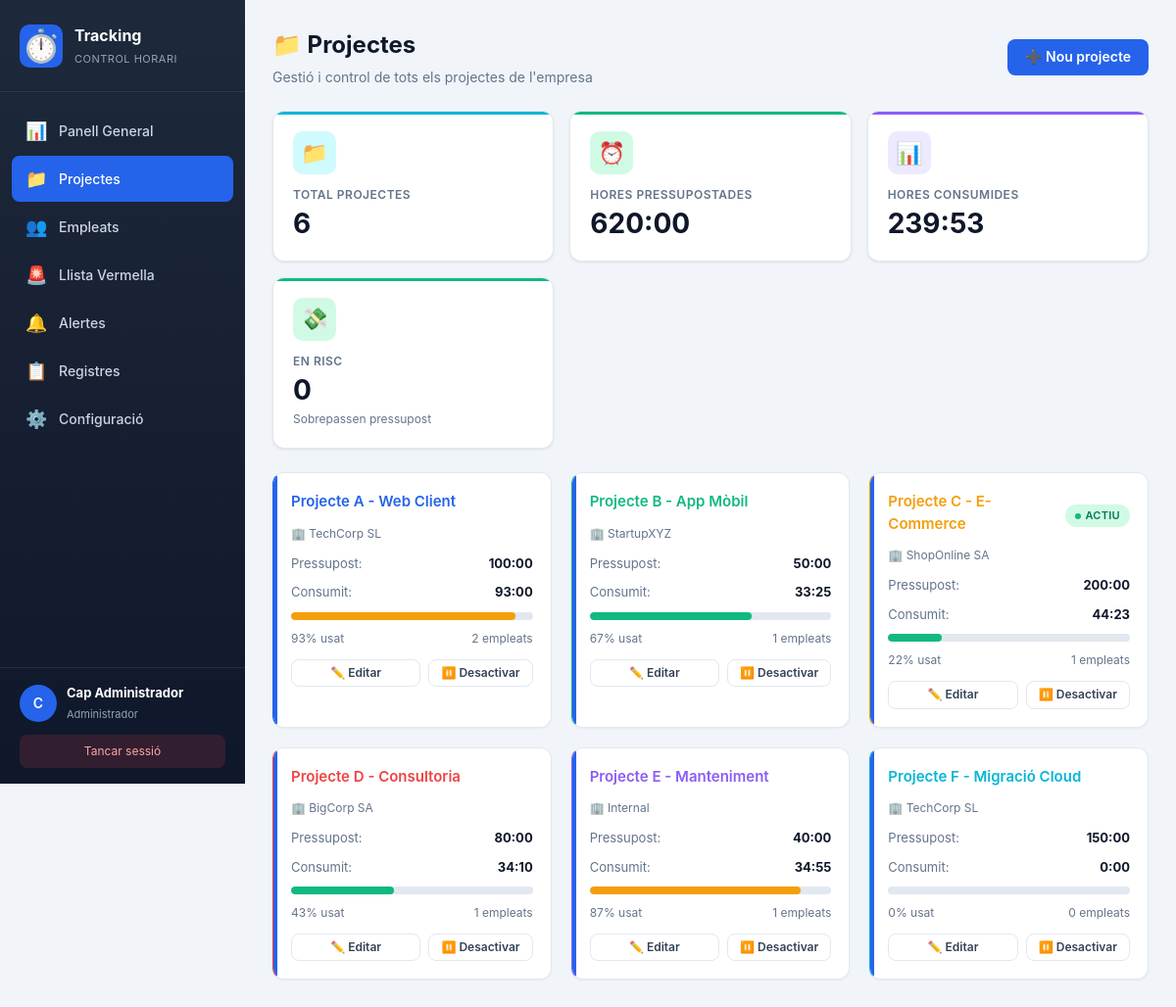
The app's page /projectes.php (signed in) with its own data.
### tables this page shows
CREATE TABLE projectes (
    id INT AUTO_INCREMENT PRIMARY KEY,
    nom VARCHAR(150) NOT NULL,
    client VARCHAR(150) DEFAULT NULL,
    descripcio TEXT,
    hores_pressupostades INT NOT NULL DEFAULT 0,
    color VARCHAR(7) DEFAULT '#2563eb',
    actiu TINYINT(1) DEFAULT 1,
    data_inici DATE DEFAULT NULL,
    data_fi DATE DEFAULT NULL
);

### includes/helpers.php (called while the page is built, shortened)
<?php
function e($v) { return htmlspecialchars($v ?? '', ENT_QUOTES, 'UTF-8'); }
function format_hores($decimal) {
    if ($decimal === null || $decimal == 0) return '0:00';
    $h = floor($decimal);
    $m = round(($decimal - $h) * 60);
    return sprintf('%d:%02d', $h, $m);
}
function format_hores_total($decimal) {
    $h = floor($decimal);
    $m = round(($decimal - $h) * 60);
    return sprintf('%d:%02d', $h, $m);
}

### projectes.php (the view, shortened to what this page needs)
<?php
require_once 'includes/header.php';
require_once 'includes/helpers.php';
$stmt = $pdo->query("SELECT p.*,
                            COALESCE((SELECT SUM(TIMESTAMPDIFF(SECOND, entrada, IFNULL(sortida, NOW()))) / 3600
                                      FROM registres WHERE projecte_id = p.id), 0) as hores_reals,
                            (SELECT COUNT(DISTINCT usuari_id) FROM registres WHERE projecte_id = p.id) as num_empleats,
                            (SELECT COUNT(*) FROM registres WHERE projecte_id = p.id AND sortida IS NULL) as treballant_ara
                     FROM projectes p
                     ORDER BY p.actiu DESC, p.nom");
$projectes = $stmt->fetchAll();
$total_hores_pressupost = array_sum(array_column($projectes, 'hores_pressupostades'));
$total_hores_reals = array_sum(array_column($projectes, 'hores_reals'));
$projectes_en_risc = count(array_filter($projectes, fn($p) => $p['hores_reals'] > $p['hores_pressupostades']));
?>
<div class="page-header">
    <div>
        <h1>📁 Projectes</h1>
        <p>Gestió i control de tots els projectes de l'empresa</p>
    </div>
    <button class="btn btn-primary" onclick="document.getElementById('modalCrear').classList.add('show')">
        ➕ Nou projecte
    </button>
</div>
<div class="kpi-grid">
    <div class="kpi-card info">
        <div class="kpi-icon">📁</div>
        <div class="kpi-label">Total projectes</div>
        <div class="kpi-value"><?php echo count($projectes); ?></div>
    </div>
    <div class="kpi-card success">
        <div class="kpi-icon">⏰</div>
        <div class="kpi-label">Hores pressupostades</div>
        <div class="kpi-value"><?php echo format_hores_total($total_hores_pressupost); ?></div>
    </div>
    <div class="kpi-card <?php echo $total_hores_reals > $total_hores_pressupost ? 'danger' : 'purple'; ?>">
        <div class="kpi-icon">📊</div>
        <div class="kpi-label">Hores consumides</div>
        <div class="kpi-value"><?php echo format_hores_total($total_hores_reals); ?></div>
    </div>
    <div class="kpi-card <?php echo $projectes_en_risc > 0 ? 'danger' : 'success'; ?>">
        <div class="kpi-icon">💸</div>
        <div class="kpi-label">En risc</div>
        <div class="kpi-value"><?php echo $projectes_en_risc; ?></div>
        <div class="kpi-sub">Sobrepassen pressupost</div>
    </div>
</div>
<div class="grid grid-3">
<?php foreach($projectes as $p):
    $percent = $p['hores_pressupostades'] > 0 ? min(($p['hores_reals'] / $p['hores_pressupostades']) * 100, 150) : 0;
    $estat = 'success';
    if ($percent >= 100) $estat = 'danger';
    elseif ($percent >= 80) $estat = 'warning';
?>
    <div class="project-card" style="border-left-color:<?php echo e($p['color']); ?>;">
        <div class="flex-between mb-1">
            <div class="project-card-name" style="color:<?php echo e($p['color']); ?>;"><?php echo e($p['nom']); ?></div>
            <div>
                <?php if (!$p['actiu']): ?>
                    <span class="badge badge-gray">Inactiu</span>
                <?php elseif ($p['treballant_ara'] > 0): ?>
                    <span class="badge badge-success"><span class="pulse" style="width:6px;height:6px;"></span> Actiu</span>
                <?php endif; ?>
            </div>
        </div>
        <?php if ($p['client']): ?>
            <div class="project-card-client">🏢 <?php echo e($p['client']); ?></div>
        <?php endif; ?>
        <div class="project-stats">
            <span>Pressupost:</span>
            <strong><?php echo format_hores($p['hores_pressupostades']); ?></strong>
        </div>
        <div class="project-stats">
            <span>Consumit:</span>
            <strong><?php echo format_hores($p['hores_reals']); ?></strong>
        </div>
        <div class="progress" style="margin: 10px 0;">
            <div class="progress-bar <?php echo $estat; ?>" style="width:<?php echo min($percent, 100); ?>%;"></div>
        </div>
        <div class="flex-between" style="font-size:12px; color:var(--text-muted);">
            <span><?php echo round($percent, 0); ?>% usat</span>
            <span><?php echo $p['num_empleats']; ?> empleats</span>
        </div>
        <div class="flex gap-1 mt-2" style="margin-top:12px;">
            <button class="btn btn-ghost btn-sm" onclick="editarProjecte(<?php echo htmlspecialchars(json_encode($p)); ?>)" style="flex:1;">
                ✏️ Editar
            </button>
            <form method="POST" style="flex:1; display:inline;">
                <button class="btn btn-ghost btn-sm btn-block" type="submit">
                    <?php echo $p['actiu'] ? '⏸️ Desactivar' : '▶️ Activar'; ?>
                </button>
            </form>
        </div>
    </div>
<?php endforeach; ?>
</div>
<?php require_once 'includes/footer.php'; ?>

### records on screen
projectes: nom "Projecte A - Web Client", client "TechCorp SL", hores_pressupostades "100:00", hores_reals "93:00", percent "93", num_empleats "2", actiu "⏸️ Desactivar"
projectes: nom "Projecte B - App Mòbil", client "StartupXYZ", hores_pressupostades "50:00", hores_reals "33:25", min($percent, 100) 66.8334 (drawn), percent "67", num_empleats "1", actiu "⏸️ Desactivar"
projectes: nom "Projecte C - E-Commerce", actiu 1 (drawn), client "ShopOnline SA", hores_pressupostades "200:00", hores_reals "44:23", min($percent, 100) 22.1932 (drawn), percent "22", num_empleats "1"
projectes: nom "Projecte D - Consultoria", client "BigCorp SA", hores_pressupostades "80:00", hores_reals "34:10", min($percent, 100) 42.708375 (drawn), percent "43", num_empleats "1", actiu "⏸️ Desactivar"
projectes: nom "Projecte E - Manteniment", client "Internal", hores_pressupostades "40:00", hores_reals "34:55", min($percent, 100) 87.29175 (drawn), percent "87", num_empleats "1", actiu "⏸️ Desactivar"
projectes: nom "Projecte F - Migració Cloud", client "TechCorp SL", hores_pressupostades "150:00", hores_reals "0:00", percent "0", num_empleats "0", actiu "⏸️ Desactivar"

### other values on screen
substr($_SESSION['user_nom'], 0, 1) "C"
$_SESSION['user_nom'] "Cap Administrador"
count($projectes) "6"
format_hores_total($total_hores_pressupost) "620:00"
format_hores_total($total_hores_reals) "239:53"
$projectes_en_risc "0"
